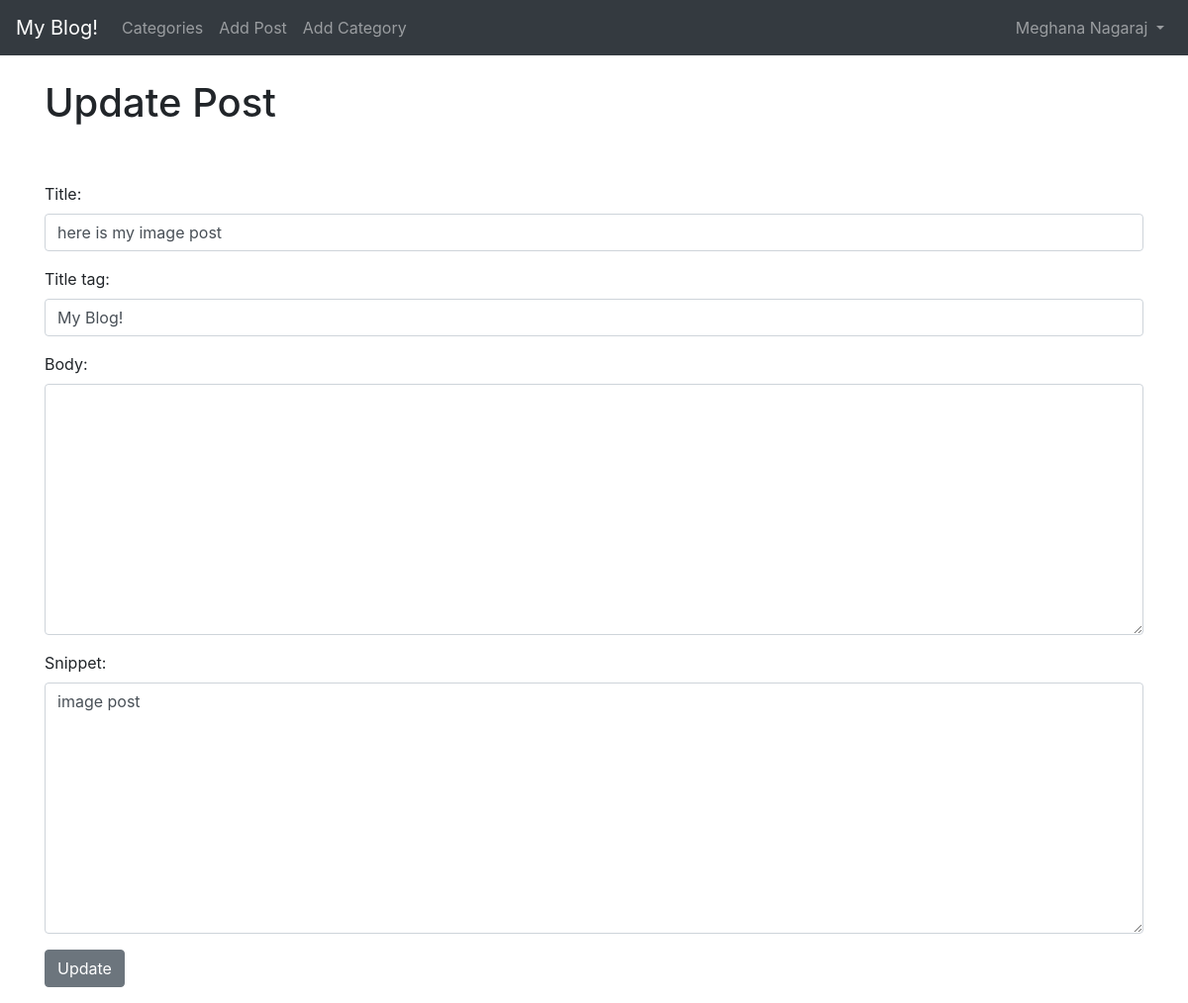
Screenshot of /article/edit/5 (signed in) with the database file from the repository.
### theblog/models.py (models this page shows, shortened)
class Post(models.Model):
  title = models.CharField(max_length=255)
  header_image = models.ImageField(null=True, blank=True, upload_to="images/")
  title_tag = models.CharField(max_length=255, default="My Blog!")
  author = models.ForeignKey(User, on_delete=models.CASCADE)
  body = RichTextField(blank = True, null=True)
  post_date = models.DateField(auto_now_add=True)
  category = models.CharField(max_length=255, default = 'Coding')
  snippet = models.CharField(max_length=255)
  likes = models.ManyToManyField(User, related_name='blog_posts')

### theblog/views.py (the view)
# urls.py: path('article/edit/<int:pk>', UpdatePostView.as_view(), name="update_post" ),
class UpdatePostView(UpdateView):
  model = Post
  form_class = EditForm
  template_name = 'update_post.html'

### theblog/forms.py
class EditForm(forms.ModelForm):
  class Meta:
    model = Post
    fields = ('title', 'title_tag', 'body', 'snippet', )
    widgets = {
      'title': forms.TextInput(attrs={'class':'form-control'}),
      'title_tag': forms.TextInput(attrs={'class':'form-control'}),
      'body': forms.Textarea(attrs={'class':'form-control'}),
      'snippet': forms.Textarea(attrs={'class':'form-control'}),
    }

### theblog/templates/update_post.html (shortened to what this page needs)
{% extends 'base.html' %}
{% block content %}
{% if user.is_authenticated %}
    {% if user.id == post.author.id %}
    <h1>Update Post</h1>
    <br><br>
    <div class="form-group">
      <form method="POST">
        {{ form.as_p }}
        <button class="btn btn-secondary">Update</button>
      </form>
    </div>
    {% else %}
    You are not authenticated!!
    {% endif %}
{% else %}
You are not authenticated!!
{% endif %}
{% endblock %}

### theblog/templates/base.html (shortened to what this page needs)
<!doctype html>
<html lang="en">
  <head>
    <link rel="stylesheet" href="https://cdn.jsdelivr.net/npm/bootstrap@4.6.2/dist/css/bootstrap.min.css">
  </head>
  <body>
    <nav class="navbar navbar-expand-lg navbar-dark bg-dark">
      <a class="navbar-brand" href="{% url 'home' %}">My Blog!</a>
      <div class="collapse navbar-collapse" id="navbarSupportedContent">
        <ul class="navbar-nav mr-auto">
      {% if cat_menu %}
          <li class="nav-item dropdown"></li>
          <a class="nav-link dropdown-toggle" href="#" role="button" data-toggle="dropdown" aria-expanded="false">
            Categories
          </a>
          <div class="dropdown-menu">
            {% for item in cat_menu %}
              <a class="dropdown-item" href="{% url 'category' item|slugify %}">{{ item }}</a>
            {% endfor %}
          </div>
        </li>
      {% else %}
        <li class="nav-item">
          <a class="nav-link" href="{% url 'category-list' %}">Categories</a>
        </li>
      {% endif %}
      {% if user.is_authenticated %}
        <li class="nav-item">
          <a class="nav-link" href="{% url 'add_post' %}">Add Post</a>
        </li>
        <li class="nav-item">
          <a class="nav-link" href="{% url 'add_category' %}">Add Category</a>
        </li>
      {% else %}
        <li class="nav-item"></li>
        <a class="nav-link" href="{% url 'register' %}">Register</a>
        </li>
        <li class="nav-item"></li>
        <a class="nav-link" href="{% url 'login' %}">Login</a>
      {% endif %}
    </ul>
      {% if user.is_authenticated %}
        <ul class="navbar-nav ml-auto">
          <li class="nav-item dropdown">
            <a class="nav-link dropdown-toggle" href="#" role="button" data-toggle="dropdown" aria-expanded="false">
              {{ user.first_name }}
              {{ user.last_name }}
            </a>
          </li>
    </ul>
      {% endif %}
      </div>
    </nav>
    <br>
    <div class="container">
    {% block content %}
    {% endblock %}
  </div>
  </body>
</html>

### rows the page displays
Post: title "here is my image post", title_tag "My Blog!", snippet "image post"

### other values shown
{{ user.first_name }} "Meghana"
{{ user.last_name }} "Nagaraj"
